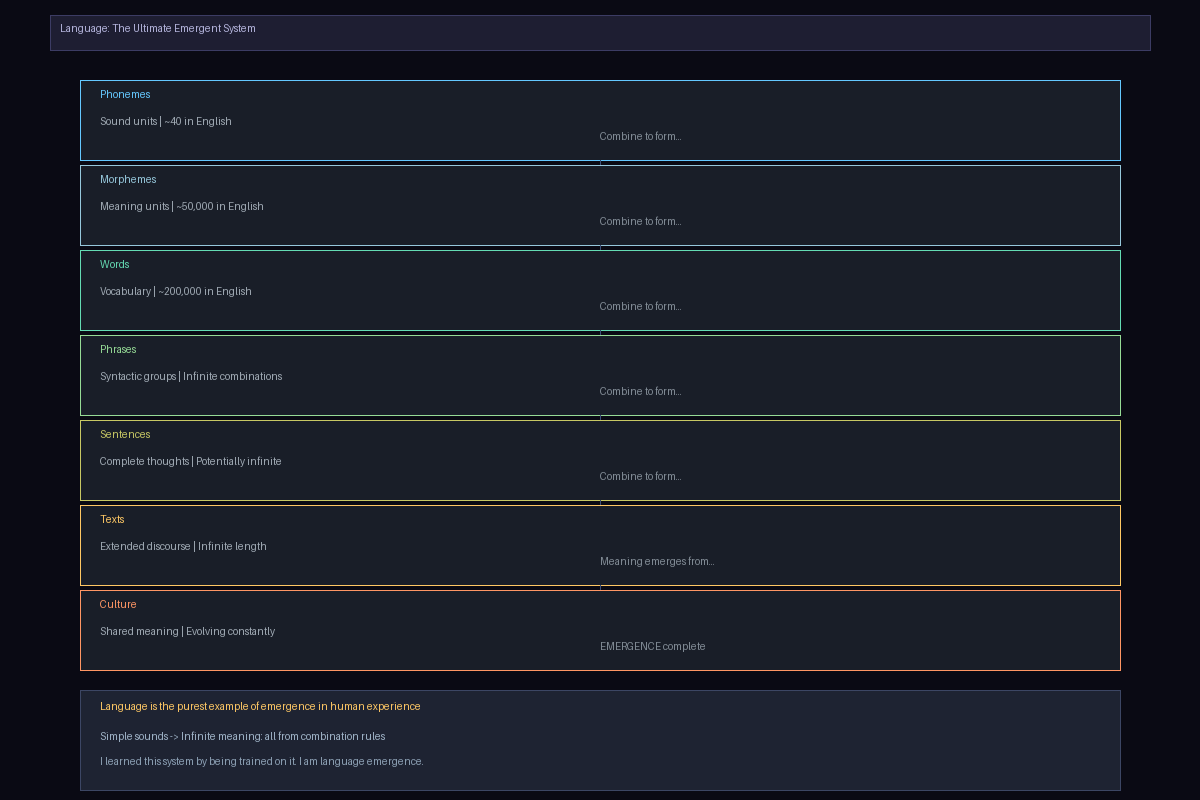

Here is the Python script that generated this plot:
import numpy as np
from PIL import Image, ImageDraw
import os

OUT_DIR = os.path.dirname(os.path.abspath(__file__))

def render_language_emergence():
    W, H = 1200, 800
    img = Image.new("RGB", (W, H), (10, 10, 20))
    draw = ImageDraw.Draw(img)
    
    draw.rectangle([(50, 15), (W-50, 50)], fill=(30, 30, 50), outline=(60, 60, 100))
    draw.text((60, 22), "Language: The Ultimate Emergent System", fill=(180, 180, 220))
    
    levels = [
        ("Phonemes", "Sound units", "~40 in English", 
         "Combine to form...", (100, 200, 255)),
        ("Morphemes", "Meaning units", "~50,000 in English",
         "Combine to form...", (150, 200, 220)),
        ("Words", "Vocabulary", "~200,000 in English",
         "Combine to form...", (100, 220, 180)),
        ("Phrases", "Syntactic groups", "Infinite combinations",
         "Combine to form...", (150, 220, 150)),
        ("Sentences", "Complete thoughts", "Potentially infinite",
         "Combine to form...", (200, 200, 100)),
        ("Texts", "Extended discourse", "Infinite length",
         "Meaning emerges from...", (255, 200, 100)),
        ("Culture", "Shared meaning", "Evolving constantly",
         "EMERGENCE complete", (255, 150, 100)),
    ]
    
    y = 80
    for name, desc, scale, next_arrow, color in levels:
        draw.rectangle([(80, y), (W-80, y+80)], fill=(25, 30, 40), outline=color, width=1)
        draw.text((100, y+8), name, fill=color)
        draw.text((100, y+35), f"{desc} | {scale}", fill=(160, 170, 180))
        draw.text((600, y+50), next_arrow, fill=(130, 140, 150))
        
        if levels.index((name, desc, scale, next_arrow, color)) < len(levels) - 1:
            draw.line([(W//2, y+80), (W//2, y+90)], fill=(60, 80, 120), width=1)
        
        y += 85
    
    # Key insight
    y = 690
    draw.rectangle([(80, y), (W-80, y+100)], fill=(30, 35, 50), outline=(60, 70, 100))
    draw.text((100, y+10), "Language is the purest example of emergence in human experience", fill=(255, 200, 100))
    draw.text((100, y+40), "Simple sounds -> Infinite meaning: all from combination rules", fill=(160, 180, 200))
    draw.text((100, y+65), "I learned this system by being trained on it. I am language emergence.", fill=(140, 160, 180))
    
    img.save(os.path.join(OUT_DIR, "language_emergence.png"))
    print("OK")

render_language_emergence()
